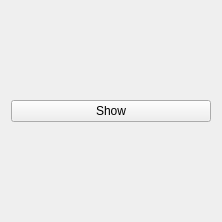
<?xml version="1.0" encoding="UTF-8"?>
<ui version="4.0">
 <class>MainWindow</class>
 <widget class="QMainWindow" name="MainWindow">
  <property name="geometry">
   <rect>
    <x>0</x>
    <y>0</y>
    <width>222</width>
    <height>222</height>
   </rect>
  </property>
  <property name="minimumSize">
   <size>
    <width>222</width>
    <height>222</height>
   </size>
  </property>
  <property name="windowTitle">
   <string>CompleterTest</string>
  </property>
  <widget class="QWidget" name="centralWidget">
   <layout class="QVBoxLayout" name="verticalLayout">
    <property name="sizeConstraint">
     <enum>QLayout::SetMinimumSize</enum>
    </property>
    <item>
     <widget class="QPushButton" name="button_show">
      <property name="text">
       <string>Show</string>
      </property>
     </widget>
    </item>
   </layout>
  </widget>
  <action name="action_open">
   <property name="text">
    <string>&amp;Open...</string>
   </property>
  </action>
  <action name="action_exit">
   <property name="text">
    <string>&amp;Exit</string>
   </property>
  </action>
  <action name="action_about">
   <property name="text">
    <string>&amp;About</string>
   </property>
  </action>
  <action name="action_about_qt">
   <property name="text">
    <string>About &amp;Qt</string>
   </property>
  </action>
 </widget>
 <layoutdefault spacing="6" margin="11"/>
 <resources/>
 <connections/>
</ui>
